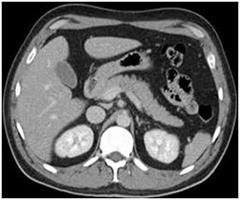
#> input picture abdominal-ct-scan2.jpg, 240 x 200 px
$ jupyter execute level_trace.ipynb
#> lines starting #> are read from the running program, lines starting #| are printed output that depends on the picture; after the words box and inside, x2 and y2 are one past the last pixel; in counts of white or black regions, pixels touching at a corner belong together
[cell 1]
import numpy as np
import matplotlib.pyplot as plt
import pdb
from PIL import Image
import heapq
import PIL
import cv2 as cv

[cell 2]
a = (0, 0)
b = [(1, 0), (0, 1), (-1, 0), (0, -1)]
angles = []

for coordinate in b:
    angles.append(np.arctan2(coordinate[1] - a[1], coordinate[0] - a[0]) * 180 / np.pi)
print(angles)

[cell 3]
#pull in abdominal-ct-scan2.jpg, double its size, then save it as double-scan.jpg
img = cv.imread('abdominal-ct-scan2.jpg')
#> img is the input picture: shape (200, 240, 3); min 0, max 255, mean 96
img = cv.resize(img, (0,0), fx=2, fy=2)
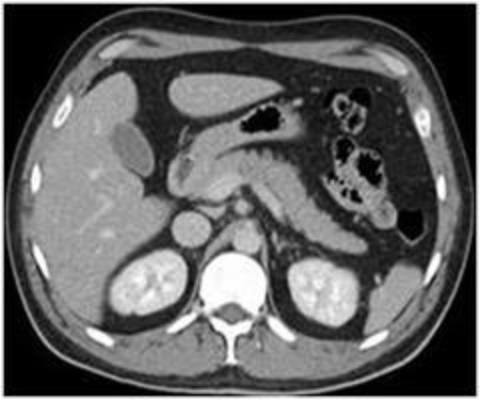
#> img: shape (400, 480, 3); min 0, max 255, mean 95.9
cv.imwrite('double-scan.jpg', img)
#> Out = True

[cell 4]
image = np.zeros((200, 200))


#create a image where the center is dark and the edges are light, but it's a circle
for i in range(200):
    for j in range(200):
        image[i,j] = (i-100)**2 + (j-100)**2


plt.imshow(image, cmap='gray')

#save image to a file
plt.imsave('test.png', image, cmap='gray')
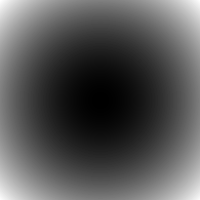
#> saved as test.png: shape (200, 200, 3); min 0, max 255, mean 84.7
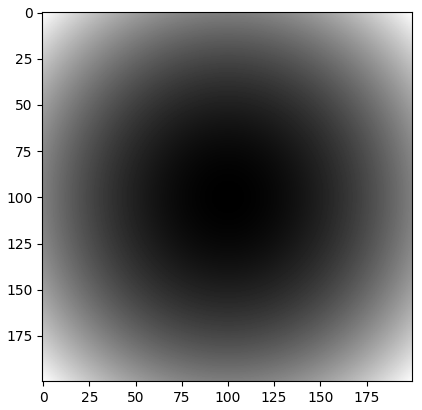
#> figure drawn by matplotlib, 1 panel

[cell 5]
def get_neighbors(i,j,image):
#> called with i = 100, j = 100
    neighbors = []
    xmin = 0
    xmax = len(image[0])
#> xmax = 240
    ymin = 0
    ymax = len(image)
#> ymax = 200

    if i > 0:
        neighbors.append((i-1,j))
    if i < xmax-1:
        neighbors.append((i+1,j))
    if j > 0:
        neighbors.append((i,j-1))
    if j < ymax-1:
        neighbors.append((i,j+1))
    if i > 0 and j > 0:
        neighbors.append((i-1,j-1))
    if i > 0 and j < ymax-1:
        neighbors.append((i-1,j+1))
    if i < xmax-1 and j > 0:
        neighbors.append((i+1,j-1))
    if i < xmax-1 and j < ymax-1:
        neighbors.append((i+1,j+1))

    return neighbors

[cell 6]
def get_initial_threshold(x,y,image):
    neighbors = get_neighbors(x,y,image)
#> neighbors = [(99, 100), (101, 100), (100, 99), (100, 101), (99, 99), (99, 101), (101, 99), (101, 101)]
    neighbors = np.array([image[x[0],x[1]] for x in neighbors])
#> neighbors = [[98, 98, 98], [72, 72, 72], [84, 84, 84], [69, 69, 69], [92, 92, 92], [119, 119, 119], [74, 74, 74], [60, 60, 60]]
    return np.max(neighbors), np.min(neighbors)

def level_trace(x,y,image, threshold):
    visited = set()
    visited.add((x,y))
    to_visit = set()
    og_value = image[x,y]
    start = (x,y)
    curr_pixel = (x,y)

    i = 0
    while True:
        neighbors = get_neighbors(curr_pixel[0],curr_pixel[1],image)
        neighbors = [x for x in neighbors if x not in visited]
        to_visit.update([neighbor for neighbor in neighbors if image[neighbor] < threshold])

        if len(to_visit) == 0:
            break
        else:
            curr_pixel = to_visit.pop()
            visited.add(curr_pixel)
        i +=1

    return visited

image = plt.imread('abdominal-ct-scan2.jpg')
upper, lower = get_initial_threshold(100,100,image)
#> upper = 119; lower = 60

edges = cv.Canny(image, lower, upper)
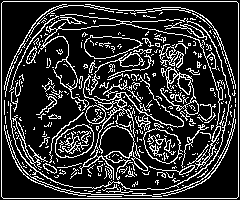
#> edges: shape (200, 240); 19.8% white in thin lines or dots

plt.imshow(edges, cmap='gray')


# [10 lines of commented-out code are left out]
